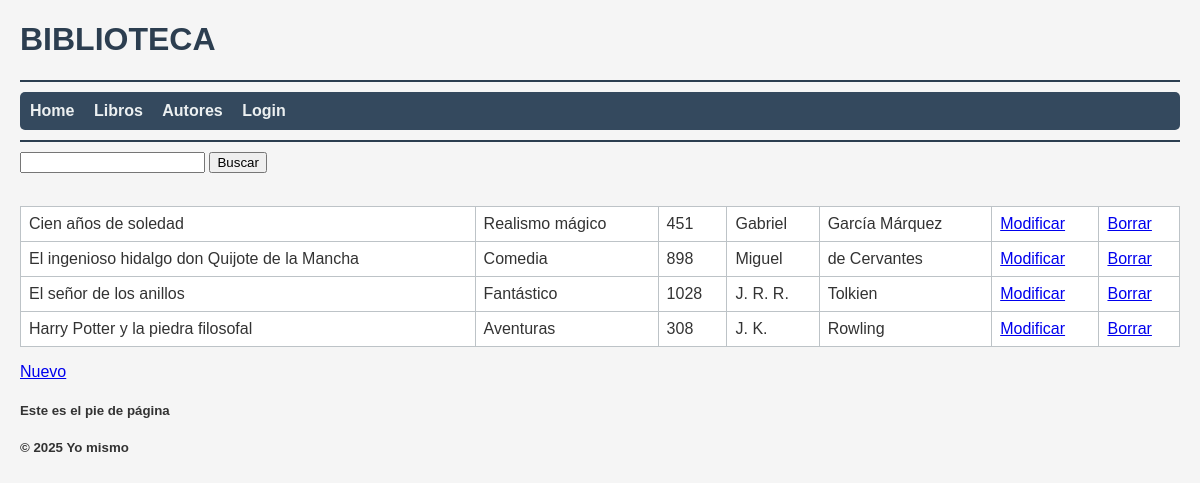
Screenshot of /index.php?action=mostrarListaLibros with the database file from the repository.
### tables this page shows
CREATE TABLE `escriben` (
  `idLibro` int(11) NOT NULL,
  `idPersona` int(11) NOT NULL
);

CREATE TABLE `libros` (
  `idLibro` int(11) NOT NULL,
  `titulo` varchar(500) NOT NULL,
  `numPaginas` int(11) NOT NULL,
  `genero` varchar(100) NOT NULL,
  `pais` varchar(100) NOT NULL,
  `ano` int(11) NOT NULL
);

CREATE TABLE `personas` (
  `idPersona` int(11) NOT NULL,
  `nombre` varchar(200) NOT NULL,
  `apellido` varchar(200) NOT NULL,
  `pais` varchar(100) NOT NULL
);

### view.php (called while the page is built)
<?php
class View {
    public static function render($nombreVista, $data = null) {
        include("views/header.php");
        include("views/nav.php");
        include("views/$nombreVista.php");
        include("views/footer.php");
    }
}

### index.php (called while the page is built, shortened)
<?php
    include_once("models/libro.php");
    include_once("view.php");
    if (isset($_REQUEST["action"])) {
        $action = $_REQUEST["action"];
    } else {
        $action = "mostrarFormLogin";
    }
    $biblio = new Biblioteca();
    $biblio->$action();
    class Biblioteca {
        private $libro, $persona, $user;
        public function __construct() {
            $this->libro = new Libro();
        }
        public function mostrarListaLibros() {
            $data["listaLibros"] = $this->libro->getAll();
            View::render("libro/all", $data);
        }
    }

### models/libro.php (called while the page is built, shortened)
<?php
class Libro
{
    private $db;
    public function __construct()
    {
        $dsn = "mysql:host=mariadb;dbname=pruebas;charset=utf8mb4";
        $usuario = "user";
        $clave = "1234";
        try {
            $this->db = new PDO($dsn, $usuario, $clave);
        } catch (PDOException $e) {
            die("Error en la conexión: " . $e->getMessage());
        }
    }
    public function getAll()
    {
        $sql = "SELECT * FROM libros
                INNER JOIN escriben ON libros.idLibro = escriben.idLibro
                INNER JOIN personas ON escriben.idPersona = personas.idPersona
                ORDER BY libros.titulo";
        $stmt = $this->db->query($sql);
        return $stmt->fetchAll(PDO::FETCH_OBJ);
    }
}

### views/libro/all.php (the view, shortened to what this page needs)
<?php
$listaLibros = $data["listaLibros"];
echo "<form action='index.php'>
        <input type='hidden' name='action' value='buscarLibros'>
        <input type='text' name='textoBusqueda'>
        <input type='submit' value='Buscar'>
      </form><br>";
if (count($listaLibros) == 0) {
  echo "No hay datos";
} else {
  echo "<table border ='1'>";
  foreach ($listaLibros as $fila) {
    echo "<tr>";
    echo "<td>" . $fila->titulo . "</td>";
    echo "<td>" . $fila->genero . "</td>";
    echo "<td>" . $fila->numPaginas . "</td>";
    echo "<td>" . $fila->nombre . "</td>";
    echo "<td>" . $fila->apellido . "</td>";
    echo "<td><a href='index.php?action=formularioModificarLibro&idLibro=" . $fila->idLibro . "'>Modificar</a></td>";
    echo "<td><a href='index.php?action=borrarLibro&idLibro=" . $fila->idLibro . "'>Borrar</a></td>";
    echo "</tr>";
  }
  echo "</table>";
}
echo "<p><a href='index.php?action=formularioInsertarLibros'>Nuevo</a></p>";

### views/header.php (shortened to what this page needs)
<!DOCTYPE html>
<html lang="es">
<head>
    <link rel="stylesheet" href="views/css/style.css">
</head>
<body>
    <h1>BIBLIOTECA</h1>

### views/nav.php
<hr/>
<nav>
    <a href='index.php'>Home</a>
    <a href='index.php?action=mostrarListaLibros'>Libros</a>
    <a href='index.php?action=mostrarListaAutores'>Autores</a>
    <?php
        if (isset($_SESSION['username'])) {
            echo "<a href='index.php?action=logout'>Logout</a>";
            echo "<span style='color:grey; font-size: 80%'>
                    <i>Está usted logueado como ".$_SESSION['username']."</i>
                  </span>";
        }
        else {
            echo "<a href='index.php?action=mostrarFormLogin'>Login</a>";
        }
    ?>
</nav>
<hr/>

### views/footer.php
<h5>Este es el pie de página</h5>
<h5>&copy; 2025 Yo mismo</h5>
</body>
</html>

### views/css/style.css (style rules this page uses)
body { font-family: Arial, sans-serif; margin: 20px; background-color: #f5f5f5; color: #333; }
h1 { color: #2c3e50; }
hr { border: 0; border-top: 2px solid #2c3e50; margin: 10px 0; }
nav { background-color: #34495e; padding: 10px; border-radius: 5px; }
nav a { color: #ecf0f1; text-decoration: none; margin-right: 15px; font-weight: bold; }
table { width: 100%; border-collapse: collapse; margin-top: 15px; background-color: #fff; }
table th, table td { border: 1px solid #bdc3c7; padding: 8px; text-align: left; }

### rows the page displays
escriben: idLibro.titulo "Cien años de soledad", idLibro.genero "Realismo mágico", idLibro.numPaginas "451", idPersona.nombre "Gabriel", idPersona.apellido "García Márquez"
escriben: idLibro.titulo "El ingenioso hidalgo don Quijote de la Mancha", idLibro.genero "Comedia", idLibro.numPaginas "898", idPersona.nombre "Miguel", idPersona.apellido "de Cervantes"
escriben: idLibro.titulo "El señor de los anillos", idLibro.genero "Fantástico", idLibro.numPaginas "1028", idPersona.nombre "J. R. R.", idPersona.apellido "Tolkien"
escriben: idLibro.titulo "Harry Potter y la piedra filosofal", idLibro.genero "Aventuras", idLibro.numPaginas "308", idPersona.nombre "J. K.", idPersona.apellido "Rowling"
